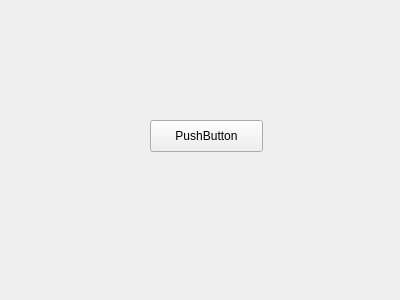
<?xml version="1.0" encoding="UTF-8"?>
<ui version="4.0">
 <class>Form</class>
 <widget class="QWidget" name="Form">
  <property name="geometry">
   <rect>
    <x>0</x>
    <y>0</y>
    <width>400</width>
    <height>300</height>
   </rect>
  </property>
  <property name="windowTitle">
   <string>Form</string>
  </property>
  <widget class="QPushButton" name="pushButton">
   <property name="geometry">
    <rect>
     <x>150</x>
     <y>120</y>
     <width>113</width>
     <height>32</height>
    </rect>
   </property>
   <property name="text">
    <string>PushButton</string>
   </property>
  </widget>
 </widget>
 <resources/>
 <connections/>
</ui>
